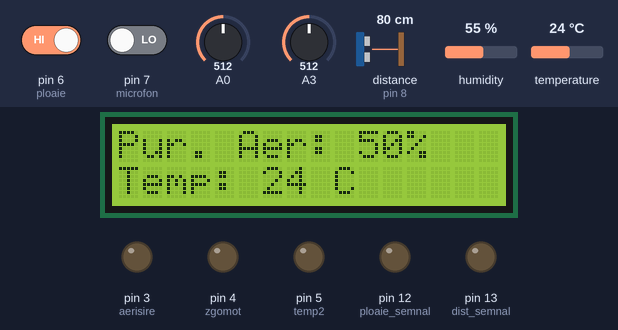
A sketch run on a simulated Arduino Uno, built with avr-gcc and run on an emulated ATmega328P. Parts: 16×2 character LCD, output pins drawn as LEDs (lit = HIGH). Wiring (inferred from the names in the program): ultrasonic range finder: trigger pin 9; echo pin 8. Dashed ring = blinking. The inputs (shaded band) are chosen by the test bench; at power-on: distance to the obstacle (sensor on pin 8) 80 cm, temperature 24 °C, A3 = 512, pin 6 (ploaie) HIGH, pin 7 (microfon) LOW, A0 = 512, humidity 55 %. The echo pulse lasts 58.3 µs per cm; pins used as bus, display or sensor lines are not drawn.

Above: at 4.2 s.
4.3 s: distance to the obstacle (sensor on pin 8) set to 24 cm
5.8 s: distance to the obstacle (sensor on pin 8) set to 20 cm
At 6.09 s:
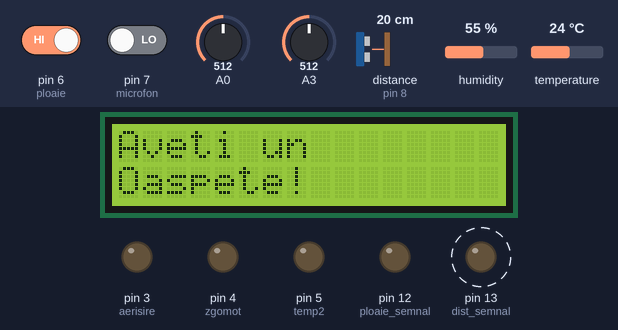
7.7 s: temperature set to 27 °C
At 10.3 s:
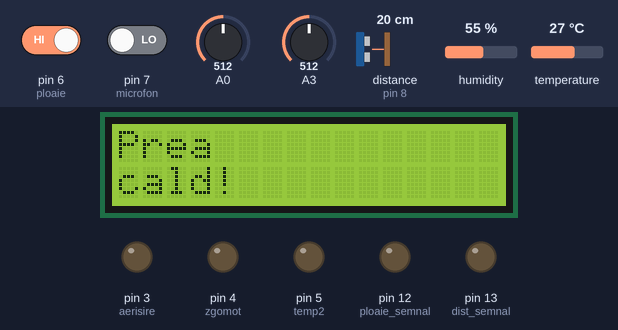
13.8 s: A3 set to 545
17.8 s: A3 set to 570
At 21.0 s:
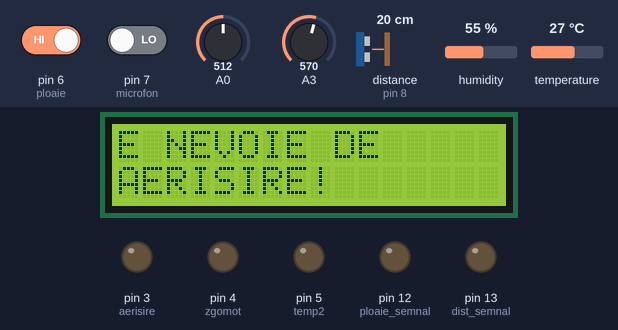
23.9 s: pin 6 (ploaie) driven LOW
At 28.2 s:
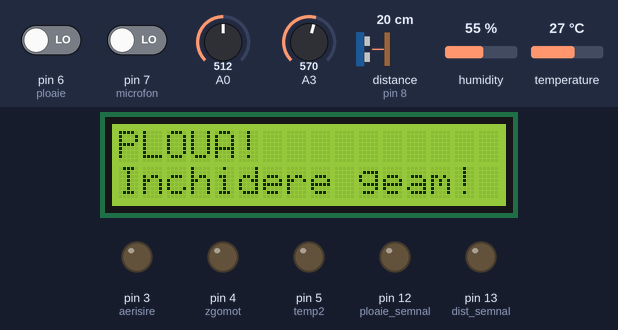
Timing chart, 0 to 31.0 s (numbered marks = the images above; inputs shaded):
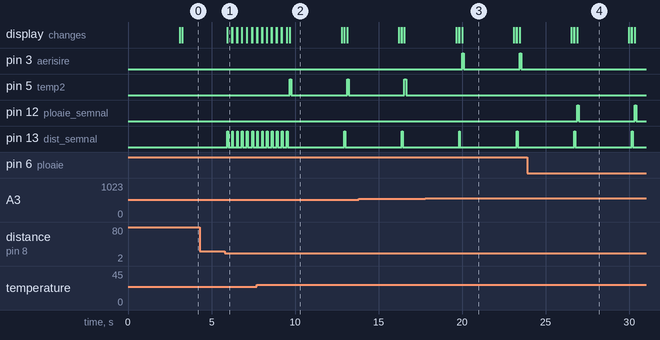

Measured:
- the behaviour switches between 22 and 21 cm on distance to the obstacle (sensor on pin 8) (found by bisection; images 0 and 1)
- the behaviour switches between 25 and 26 °C on temperature (found by bisection; images 1 and 2)
- the behaviour switches between 562 and 563 on A3 (found by bisection; images 2 and 3)
- after the input at 4.3 s, every drawn part: stays the same
- after the input at 5.8 s, pin 13 (dist_semnal): alternates HIGH for 0.05 s and LOW for 0.24 s, starting after 0.14 s; the display: changes after 0.14 s (image 1)
- after the input at 7.7 s, pin 5 (temp2): alternates HIGH for 0.10 s and LOW for 3.3 s, starting after 2.0 s; the display: first differs from a run without the input after 1.8 s (image 2 shows a later state)
- after the input at 17.8 s, pin 3 (aerisire): alternates HIGH for 0.10 s and LOW for 3.3 s, starting after 2.2 s; pin 5 (temp2): stops changing and stays LOW; the display: first differs from a run without the input after 2.2 s (image 3)
- after the input at 23.9 s, pin 3 (aerisire): stops changing and stays LOW; pin 12 (ploaie_semnal): alternates HIGH for 0.10 s and LOW for 3.3 s, starting after 3.0 s; the display: first differs from a run without the input after 3.0 s (image 4)

The sketch:

hackTm_smartliving.ino
```cpp
#include <DHT.h>
#include <Servo.h>
#include <LiquidCrystal_I2C.h>
DHT dht(10, DHT11);
int temp;
int wet=1023;
int dry=0;
int pur=0;
int gazat=1023;
int stareaer;
long durata;
int distanta;
int distantasiguranta;
int primit=48;
int trigpin=9;
int echopin=8;
int pozusa;
int microfon=7;
int ploaie=6;
int ploaie_semnal = 12;
int dist_semnal = 13;
int aerisire = 3;
int temp2 = 5;
int zgomot = 4;
LiquidCrystal_I2C lcd(0x27, 16, 2);

void setup() {
  pinMode(trigpin, OUTPUT);
  pinMode(echopin, INPUT);
  pinMode(microfon, INPUT);
  pinMode(ploaie, INPUT);
  pinMode(ploaie_semnal, OUTPUT);
  pinMode(dist_semnal, OUTPUT);
  pinMode(aerisire, OUTPUT);
  pinMode(temp2, OUTPUT);
  pinMode(zgomot, OUTPUT);
  lcd.init();
  Serial.begin(9600);
  lcd.backlight();
  lcd.setBacklight(HIGH);
  dht.begin();

  lcd.setCursor(0,0);
  lcd.print("Bine ai");

  lcd.setCursor(0,1);
  lcd.print("venit acasa!");

  delay(3000);

  lcd.clear();

}

void loop() {

  temp = dht.readTemperature();

  int sensorumiditate = analogRead(A0);

  int senzorgaz=analogRead(A3);

  stareaer=map(senzorgaz, pur, gazat, 0, 100);

  delay(100);

  lcd.setCursor(0,0);
  lcd.print("Pur. Aer: ");
  lcd.print(stareaer);
  lcd.print("%");

  lcd.setCursor(0,1);
  lcd.print("Temp: ");
  lcd.print(temp);
  lcd.print(" C");


  digitalWrite(trigpin, LOW);
  delayMicroseconds(2);

  digitalWrite(trigpin, HIGH);
  delayMicroseconds(10);
  digitalWrite(trigpin, LOW);

  durata = pulseIn(echopin, HIGH);

  distanta= durata*0.034/2;

  distantasiguranta = distanta;

  if(distantasiguranta<=20){
      lcd.clear();
      lcd.setCursor(0,0);
      lcd.print("Aveti un");
      lcd.setCursor(0,1);
      lcd.print("Oaspete!");
      digitalWrite(dist_semnal,HIGH);
      delay(50);
      digitalWrite(dist_semnal, LOW);
      delay(100);
    }
    if(digitalRead(ploaie)==LOW)
    {
      lcd.clear();
      lcd.setCursor(0,0);
      lcd.print("PLOUA!");
      lcd.setCursor(0,1);
      lcd.print("Inchidere geam!");
      digitalWrite(ploaie_semnal, HIGH);
      delay(100);
      digitalWrite(ploaie_semnal, LOW);
      delay(3000);
      lcd.clear();
    } else if(stareaer>=55) {
      lcd.clear();
      lcd.setCursor(0,0);
      lcd.print("E NEVOIE DE");
      lcd.setCursor(0,1);
      lcd.print("AERISIRE!");
      digitalWrite(aerisire, HIGH);
      delay(100);
      digitalWrite(aerisire, LOW);
      delay(3000);
      lcd.clear();
    } else if(temp >= 26) {
      lcd.clear();
      lcd.setCursor(0,0);
      lcd.print("Prea");
      lcd.setCursor(0,1);
      lcd.print("cald!");
      digitalWrite(temp2, HIGH);
      delay(100);
      digitalWrite(temp2, LOW);
      delay(3000);
      lcd.clear();
    } else if(digitalRead(microfon)==HIGH) {
      lcd.clear();
      lcd.setCursor(0,0);
      lcd.print("ZGOMOT");
      lcd.setCursor(0,1);
      lcd.print("Inchidere geam!");
      digitalWrite(zgomot, HIGH);
      delay(100);
      digitalWrite(zgomot, LOW);
      delay(3000);
      lcd.clear();
    }


}
```
